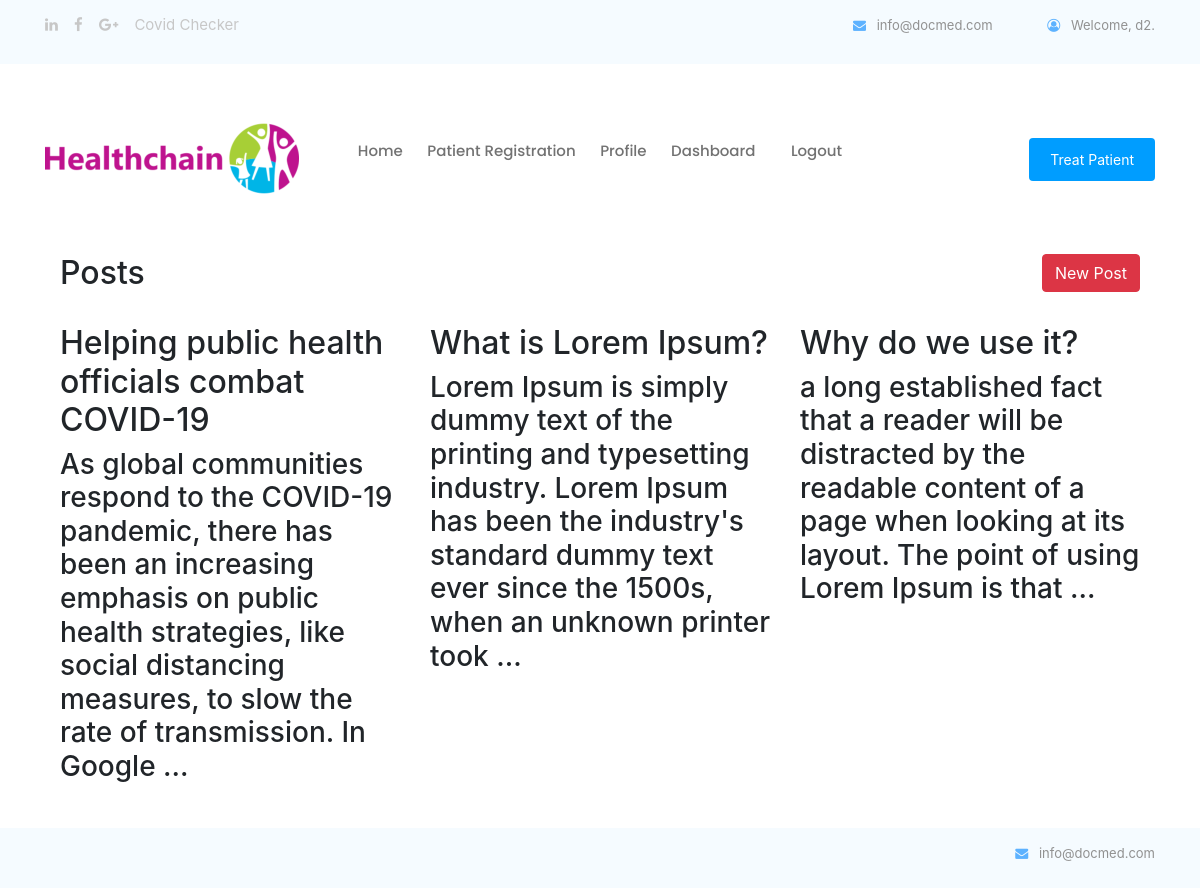
Page /home/myposts/ (signed in) on the committed database.
### pages/models.py (models this page shows, shortened)
class MyUser(AbstractBaseUser):
	username= models.CharField(max_length=30,unique=True)
	date_joined	= models.DateTimeField(verbose_name='date joined', auto_now_add=True)
	last_login= models.DateTimeField(verbose_name='last login', auto_now=True)
	is_admin= models.BooleanField(default=False)
	is_active= models.BooleanField(default=True)
	is_staff= models.BooleanField(default=False)
	is_superuser= models.BooleanField(default=False)
	user_type= models.PositiveSmallIntegerField(choices=USER_TYPE_CHOICES, default=4)
	USERNAME_FIELD = 'username'
	objects = MyAccountManager()

class Post(models.Model):
    title = models.CharField(max_length=100,blank=True)
    content = models.TextField(blank=True)
    image=models.ImageField(upload_to='posts/',blank=True,null=True)
    author = models.ForeignKey(Doctor,on_delete=models.CASCADE)
    created_date = models.DateTimeField(auto_now_add=True)
    likes = models.IntegerField(default=0)
    dislikes = models.IntegerField(default=0)

### pages/views.py (the view)
# urls.py: path('myposts/',DoctorPosts.as_view(), name='myposts'),
class DoctorPosts(MyPermissionMixin, ListView):
    raise_exception = True
    login_url = "/login/"
    context_object_name = 'posts'
    def get_queryset(self):
        dt = get_object_or_404(Doctor, username=self.request.user)
        queryset = Post.objects.filter(author=dt)
        return queryset
    template_name = 'pages/myposts.html'
    def test_func(self):
        return (self.request.user.user_type == 2)

### pages/views.py (called while the page is built)
    def dispatch(self, request, *args, **kwargs):
        if not request.user.is_authenticated:
            return redirect('login')
        else:
            user_test_result = self.get_test_func()()
            if not request.user.is_authenticated or not user_test_result:
                return HttpResponse('<h2> Permission Denied ! </h2>')
            return super().dispatch(request, *args, **kwargs)

### pages/templates/pages/myposts.html (shortened to what this page needs)
{% extends 'pages/base.html' %}
{% load crispy_forms_tags %}
{% block content %}
<div class="container">
    <div class="row">
        <div class="col-sm-6"><h2> Posts</h2></div>
        <div class="col-sm-6">
            <a style="float: right;" class="btn btn-danger" type="button"
                href="{% url 'addpost' %}">New
                Post</a>
        </div>
    </div>
    <br>
    <div class="row">
    {% for post in posts %}
        <div class="col-xs-12 col-sm-6 col-md-4">
            <h2>{{post.title}}</h2>
            <h3>{{post.content|truncatewords:30}}</h3>
        </div>
    {% endfor %}
    </div>
</div>
{% endblock %}

### pages/templates/pages/base.html (shortened to what this page needs)
{% load static %}
<!doctype html>
<html lang="en">
  <head>
<link rel="stylesheet" href="{% static 'css/rotating-card.css' %}">
    <link rel="stylesheet" href="{% static 'css/style.css' %}">
    <link rel="stylesheet" href="{% static 'css/bootstrap.min.css' %}">
    <link rel="stylesheet"
      href="https://cdnjs.cloudflare.com/ajax/libs/font-awesome/4.7.0/css/font-awesome.min.css">
    <link rel="stylesheet" href="{% static 'css/themify-icons.css' %}">
    <link rel="stylesheet" href="{% static 'css/mystyle.css' %}">
  </head>
  <div id="container">
    <body>
      <header>
        <div class="header-area">
          <div class="header-top_area">
            <div class="container">
              <div class="row">
                <div class="col-xl-6 col-md-6">
                  <div class="social_media_links">
                    <a href="#">
                      <i class="fa fa-linkedin"></i>
                    </a>
                    <a href="#">
                      <i class="fa fa-facebook"></i>
                    </a>
                    <a href="#">
                      <i class="fa fa-google-plus"></i>
                    </a>
                      <a  href="{% url 'covid' %}">Covid Checker</a>
                  </div>
                </div>
                <div class="col-xl-6 col-md-6">
                  <div class="short_contact_list">
                    <ul>
                      <li><a href="#"> <i class="fa fa-envelope"></i>
                          info@docmed.com</a></li>
                      {% if user.is_authenticated %}
                      <li><a href="#"> <i class="fa fa-user-circle-o"></i>
                          Welcome, {{ user.username }}. </a></li>
                      {%endif%}
                    </ul>
                  </div>
                </div>
              </div>
            </div>
          </div>
          <div id="sticky-header" class="main-header-area">
            <div class="container">
              <div class="row align-items-center">
                <div class="col-xl-3 col-lg-2">
                  <div class="logo">
                    <a href="#">
                      <img src="/media/img/healthlogo.png">
                    </a>
                  </div>
                </div>
                <div class="col-xl-6 col-lg-7">
                  <div class="main-menu d-none d-lg-block">
                    <nav>
                      <ul id="navigation">
                        <li><a class="active" href="{% url 'home' %}">Home</a></li>
                        {% if user.user_type == 3 %}
                        <li><a href="{% url 'addd' %}">Doctor Registration</a></li>
                        <li><a href="{% url 'hospitalprofile' %}">Profile</a></li>
                        {% elif user.user_type == 2 %}
                        <li><a href="{% url 'addp' %}">Patient Registration</a></li>
                        <li><a href="{% url 'doctorprofile' %}">Profile</a></li>
                        <li><a href="#">Dashboard <i class="ti-angle-down"></i></a>
                        </li>
                        {% elif user.user_type == 1 %}
                        <li><a href="{% url 'patientprofile' %}">Profile</a></li>
                        <li><a href="{% url 'doctorlist' %}">Doctors</a></li>
                        <li><a href="{% url 'viewmessage' %}">Messages</a></li>
                        {% endif %}
                        {% if user.is_authenticated %}
                        <li> <a href="{% url 'logout' %}"> Logout</a></li>
                        {% else %}
                        <li> <a href="{% url 'login' %}"> Login</a></li>
                        {% endif %}
                      </ul>
                    </nav>
                  </div>
                </div>
                <div class="col-xl-3 col-lg-3 d-none d-lg-block">
                  <div class="Appointment">
                    <div class="book_btn d-none d-lg-block">
                      {% if user.user_type == 3 %}
                      <a class="popup-with-form" href="#test-form">Make an
                        Appointment</a>
                      {% elif user.user_type == 2 %}
                      <a class="popup-with-form" href="{% url 'treatpatient'
                        %}">Treat Patient</a>
                      {% elif user.user_type == 1 %}
                      <a class="popup-with-form" href="{% url 'doctorrecommend' %}">Doctor Recommendation</a>
                      {% endif %}
                    </div>
                  </div>
                </div>
                <div class="col-12">
                </div>
              </div>
            </div>
          </div>
        </div>
      </header>
      <div class="container">
        {% block content %}
        {% endblock %}
      </div>
      <br><br><br><br>
      <footer id="footer">
        <div class="header-area">
          <div class="header-top_area">
            <div class="container">
              <div class="row">
                <div class="col-xl-6 col-md-6">
                </div>
                <div class="col-xl-6 col-md-6">
                  <div class="short_contact_list">
                    <ul>
                      <li><a href="#"> <i class="fa fa-envelope"></i>
                          info@docmed.com</a></li>
                    </ul>
                  </div>
                </div>
              </div>
            </div>
          </div>
        </div>
      </footer>
    </body>
  </div>
</html>

### pages/static/css/rotating-card.css (style rules this page uses)
body { margin-top: 60px; font-size: 14px; font-family: "Helvetica Nueue",Arial,Verdana,sans-serif; background-color: #E5E9ED; }

### pages/static/css/mystyle.css (style rules this page uses)
#footer { margin:0 auto; width:834px; height:auto; overflow:hidden; position: fixed; bottom: 0px; }
html, body { margin:0; padding:0; height:100%; }
#container { min-height:100%; position:relative; }
#footer { position:absolute; bottom:0; width:100%; height:60px; background: #F5FBFF; }

### rows in the picture
MyUser: username "d2"
Post: title "Helping public health officials combat COVID-19", content "As global communities respond to the COVID-19 pandemic, there has been an increasing emphasis on public health strategies, like social distancing measures, to slow the rate of transmission. In Google …"
Post: title "What is Lorem Ipsum?", content "Lorem Ipsum is simply dummy text of the printing and typesetting industry. Lorem Ipsum has been the industry's standard dummy text ever since the 1500s, when an unknown printer took …"
Post: title "Why do we use it?", content "a long established fact that a reader will be distracted by the readable content of a page when looking at its layout. The point of using Lorem Ipsum is that …"
